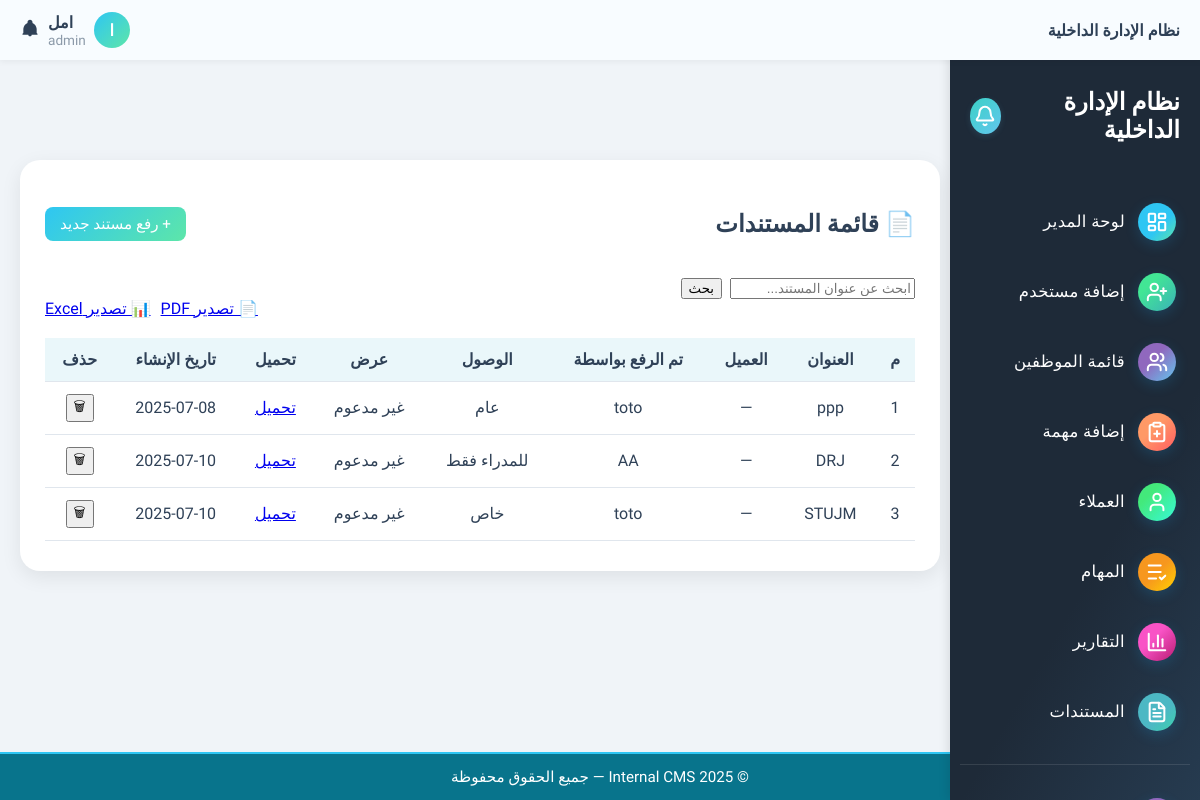
Before: /content/documents/ (signed in) with the older database file.
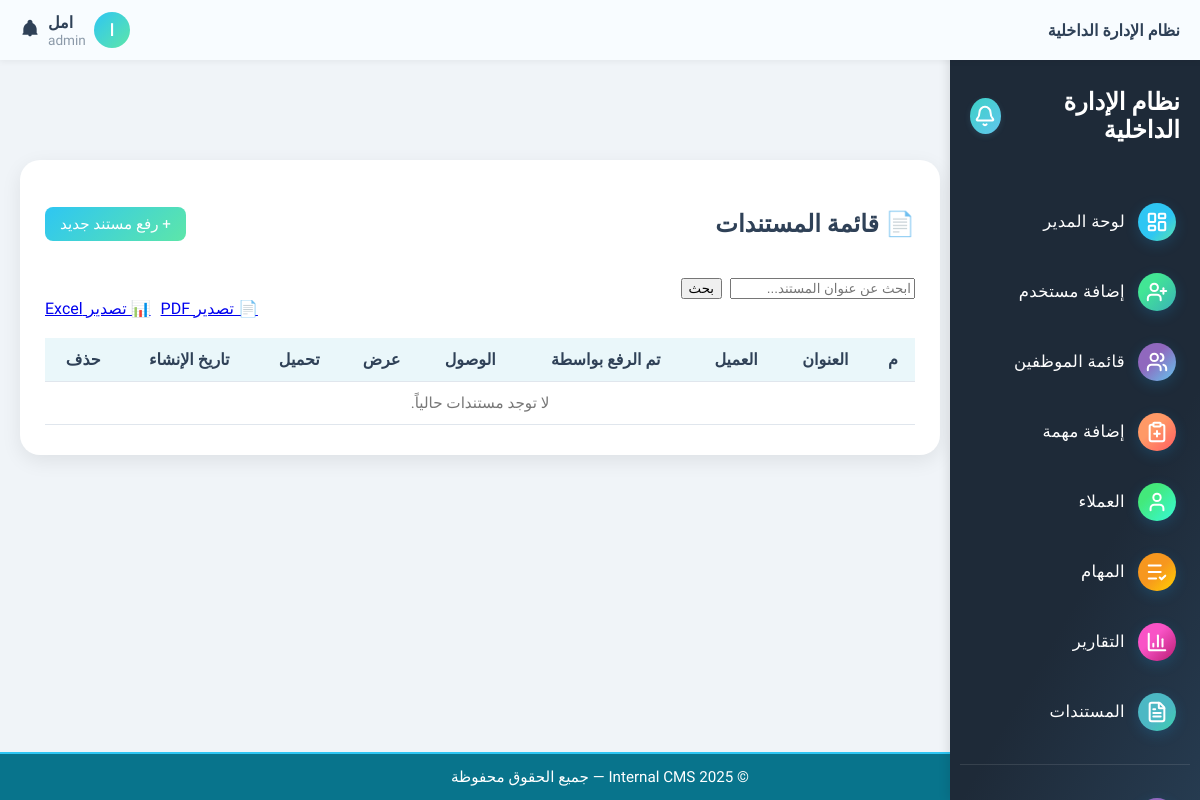
After: the same page with the newer database file.
### core/role.py (models this page shows, shortened)
class Role(models.Model):
    name = models.CharField(max_length=50, unique=True)
    description = models.TextField(blank=True)

### content/models.py (models this page shows, shortened)
class Document(models.Model):
    ACCESS_CHOICES = [
        ('public', 'عام'),
        ('private', 'خاص'),
        ('restricted', 'مقيّد'),
        ('admin_only', 'للمدراء فقط'),
        ('client_shared', 'مشترك مع عميل'),
    ]
    title = models.CharField(max_length=255)
    file_url = models.URLField(max_length=1024, blank=True, null=True)
    file_path = models.CharField(max_length=512, blank=True, null=True)
    uploaded_by = models.ForeignKey(User, on_delete=models.SET_NULL, null=True)
    client = models.ForeignKey(Client, on_delete=models.SET_NULL, null=True, blank=True)
    access_level = models.CharField(max_length=20, choices=ACCESS_CHOICES, default='private')
    allowed_users = models.ManyToManyField(User, blank=True, related_name='permitted_documents')  # خاص بالمقيد
    created_at = models.DateTimeField(auto_now_add=True)
    def can_view(self, user):
        role = getattr(user.userprofile.role, 'name', None)
        if role == 'admin':
            return True
    def can_delete(self, user):
        role = getattr(user.userprofile.role, 'name', None)
        if role == 'admin':
            return True
        if self.access_level in ['private', 'restricted', 'client_shared']:
            return self.uploaded_by == user
        return False

### content/views.py (the view)
# urls.py: path('documents/', document_list_view, name='document_list'),
@login_required
def document_list_view(request):
    user = request.user
    role = getattr(user.userprofile.role, 'name', None)
    all_documents = Document.objects.all()
    documents = [doc for doc in all_documents if doc.can_view(user)]
    query = request.GET.get('q', '')
    if query:
        documents = [doc for doc in documents if query.lower() in doc.title.lower()]
    for doc in documents:
        doc.can_download = doc.can_view(user)
        doc.can_delete = doc.can_delete(user)
        if doc.file_url:
            extension = doc.file_url.lower().split('.')[-1]
            doc.is_image = extension in ['jpg', 'jpeg', 'png', 'gif']
            doc.is_pdf = extension == 'pdf'
        else:
            doc.is_image = False
            doc.is_pdf = False
    return render(request, 'content/document_list.html', {
        'documents': documents,
        'role': role,
        'is_admin': role == 'admin',
        'query': query,
    })

### core/context_processors.py (called while the page is built)
def user_role(request):
    role = None
    if request.user.is_authenticated:
        if hasattr(request.user, 'userprofile'):
            role = request.user.userprofile.role.name
    return {'role': role}

### templates/content/document_list.html (shortened to what this page needs)
{% extends 'base.html' %}
{% block content %}
<div class="documents-container">
  <div class="documents-card">
    <div class="header-row">
      <h2>📄 قائمة المستندات</h2>
      {% if role == 'admin' or role == 'staff' %}
        <a href="{% url 'upload_document' %}" class="add-doc-btn">+ رفع مستند جديد</a>
      {% endif %}
    </div>
<form method="get" class="text-end mb-3">
  <div style="display: inline-flex; gap: 8px;">
    <input type="text" name="q" value="{{ query }}" placeholder="ابحث عن عنوان المستند..." class="form-control" style="max-width: 280px;">
    <button type="submit" class="btn btn-primary">بحث</button>
  </div>
</form>
    <div class="export-buttons">
      <a href="#" class="btn btn-outline-secondary">📄 تصدير PDF</a>
      <a href="#" class="btn btn-outline-success">📊 تصدير Excel</a>
    </div>
    <div class="table-wrapper">
      <table class="documents-table">
        <thead>
          <tr>
            <th>م</th>
            <th>العنوان</th>
            <th>العميل</th>
            <th>تم الرفع بواسطة</th>
            <th>الوصول</th>
            <th>عرض</th>
            <th>تحميل</th>
            <th>تاريخ الإنشاء</th>
            {% if role == 'admin' %}
              <th>حذف</th>
            {% endif %}
          </tr>
        </thead>
        <tbody>
          {% for doc in documents %}
          <tr>
            <td>{{ forloop.counter }}</td>
            <td>{{ doc.title }}</td>
            <td>{{ doc.client|default:"—" }}</td>
            <td>{{ doc.uploaded_by|default:"—" }}</td>
            <td>{{ doc.get_access_level_display }}</td>
            <td>
              {% if doc.can_download and doc.file_url %}
                {% if doc.is_image %}
                  <a href="{{ doc.file_url }}" target="_blank" class="btn btn-outline-info btn-sm">عرض</a>
                {% elif doc.is_pdf %}
                  <a href="{{ doc.file_url }}" target="_blank" class="btn btn-outline-info btn-sm">عرض PDF</a>
                {% else %}
                  <span class="text-muted">غير مدعوم</span>
                {% endif %}
              {% else %}
                <span class="text-muted">غير مصرح</span>
              {% endif %}
            </td>
            <td>
              {% if doc.can_download and doc.file_url %}
                <a href="{{ doc.file_url }}" download class="btn btn-outline-primary btn-sm">تحميل</a>
              {% else %}
                <span class="text-muted">غير مصرح</span>
              {% endif %}
            </td>
            <td>{{ doc.created_at|date:"Y-m-d" }}</td>
            {% if role == 'admin' %}
            <td>
              <button type="button" class="btn btn-danger btn-sm delete-doc-btn" data-doc-id="{{ doc.id }}">🗑</button>
            </td>
            {% endif %}
          </tr>
          {% empty %}
          <tr>
            <td colspan="9" class="empty-row">لا توجد مستندات حالياً.</td>
          </tr>
          {% endfor %}
        </tbody>
      </table>
    </div>
  </div>
</div>
{% endblock %}

### templates/base.html (shortened to what this page needs)
<!DOCTYPE html>
<html lang="ar" dir="rtl">
<head>
<link rel="stylesheet" href="https://cdn.jsdelivr.net/npm/flatpickr/dist/flatpickr.min.css">
  <link href="https://cdn.jsdelivr.net/npm/select2@4.1.0-rc.0/dist/css/select2.min.css" rel="stylesheet" />
</head>
<body>
  <div class="layout-wrapper">
    {% include 'header.html' %}
    <div class="layout-body">
      {% include 'core/sidebar.html' %}
      <div class="main-content">
        {% block content %}{% endblock %}
      </div>
    </div>
    {% include 'footer.html' %}
  </div>
</body>
</html>

### templates/header.html (shortened to what this page needs)
<div class="header">
  <div class="logo">
    <span class="logo-text">نظام الإدارة الداخلية</span>
  </div>
  <div class="user-section">
    <div class="user-top-row">
      <span class="avatar-circle">{{ request.user.first_name|first|upper }}</span>
<div class="user-dropdown">
  <div class="user-info">
    <span class="user-name">{{ request.user.get_full_name }}</span>
    <div class="user-role">{{ role }}</div>
  </div>
</div>
            <div class="notification-icon">
        <svg viewBox="0 0 24 24">
          <path d="M12 2C10.3 2 9 3.3 9 5v1.1C6.2 7.2 4.3 9.9 4 13v5l-1 1v1h18v-1l-1-1v-5c-.3-3.1-2.2-5.8-5-6.9V5c0-1.7-1.3-3-3-3zm0 20c1.1 0 2-.9 2-2h-4c0 1.1.9 2 2 2z"/>
        </svg>
      </div>
    </div>
  </div>
</div>

### templates/core/sidebar.html (shortened to what this page needs)
<aside class="sidebar" id="sidebar">
  <div class="sidebar-header">
    <h2>نظام الإدارة الداخلية</h2>
    <span class="sidebar-alarm">
      <i data-lucide="bell" class="nav-icon"></i>
    </span>
  </div>
  <nav>
    {% if role == "staff" %}
      <a href="{% url 'staff_dashboard' %}">
        <span class="icon-bg icon-blue">
          <i data-lucide="layout-dashboard" class="nav-icon"></i>
        </span>
        <span class="label">لوحة الموظف</span>
      </a>
    {% elif role == "admin" %}
      <a href="{% url 'admin_dashboard' %}">
        <span class="icon-bg icon-blue">
          <i data-lucide="layout-dashboard" class="nav-icon"></i>
        </span>
        <span class="label">لوحة المدير</span>
      </a>
    {% endif %}
    {% if role == "admin" %}
      <a href="{% url 'add_user' %}">
        <span class="icon-bg icon-green">
          <i data-lucide="user-plus" class="nav-icon"></i>
        </span>
        <span class="label">إضافة مستخدم</span>
      </a>
      <a href="{% url 'staff_list' %}">
        <span class="icon-bg icon-purple">
          <i data-lucide="users" class="nav-icon"></i>
        </span>
        <span class="label">قائمة الموظفين</span>
      </a>
      <a href="{% url 'add_task' %}">
        <span class="icon-bg icon-orange">
          <i data-lucide="clipboard-plus" class="nav-icon"></i>
        </span>
        <span class="label">إضافة مهمة</span>
      </a>
    {% endif %}
    <a href="{% url 'client_list' %}">
      <span class="icon-bg icon-cyan">
        <i data-lucide="user" class="nav-icon"></i>
      </span>
      <span class="label">العملاء</span>
    </a>
    <a href="{% url 'task_list' %}">
      <span class="icon-bg icon-yellow">
        <i data-lucide="list-check" class="nav-icon"></i>
      </span>
      <span class="label">المهام</span>
    </a>
    {% if role == "admin" %}
      <a href="{% url 'reports' %}">
        <span class="icon-bg icon-pink">
          <i data-lucide="bar-chart-3" class="nav-icon"></i>
        </span>
        <span class="label">التقارير</span>
      </a>
    {% endif %}
    <a href="{% url 'document_list' %}">
      <span class="icon-bg icon-blue2">
        <i data-lucide="file-text" class="nav-icon"></i>
      </span>
      <span class="label">المستندات</span>
    </a>
    <hr />
    <a href="{% url 'profile' %}">
    </a>
  </nav>
</aside>

### templates/footer.html (shortened to what this page needs)
<footer class="main-footer">
  <p>© 2025 Internal CMS — جميع الحقوق محفوظة</p>
</footer>

### templates/base.html (style rules this page uses)
html, body { height: 100%; margin: 0; padding: 0; overflow-x: hidden; font-family: 'Tajawal', sans-serif; background-color: #F4EFEB; color: #2F4157; display: flex; flex-direction: column; }
.layout-wrapper { display: flex; flex-direction: column; min-height: 100vh; }
.layout-body { display: flex; flex: 1; }
.main-content { flex: 1; margin-right: 240px; padding: 20px; padding-top: 80px; }

### templates/content/document_list.html (style rules this page uses)
body { background-color: #F0F4F8; font-family: 'Tajawal', sans-serif; }
.documents-container { display: flex; justify-content: center; padding-top: 80px; padding-bottom: 40px; }
.documents-card { background: #ffffff; padding: 30px 25px; border-radius: 20px; box-shadow: 0 6px 20px rgba(0, 0, 0, 0.08); width: 100%; max-width: 1000px; color: #2F4157; }
.header-row { display: flex; justify-content: space-between; align-items: center; margin-bottom: 20px; }
.add-doc-btn { background: linear-gradient(135deg, #2EC6F3, #5DE6A9); color: white; padding: 8px 15px; border-radius: 8px; text-decoration: none; font-size: 0.95rem; transition: background 0.3s; }
.export-buttons { display: flex; justify-content: flex-end; gap: 10px; margin-bottom: 20px; }
.table-wrapper { overflow-x: auto; }
.documents-table { width: 100%; border-collapse: collapse; }
.documents-table th, .documents-table td { padding: 12px; text-align: center; border-bottom: 1px solid #e0e6ed; }
.documents-table thead { background-color: #EAF7FA; }
.empty-row { text-align: center; color: #777; font-size: 0.95rem; }

### templates/header.html (style rules this page uses)
.header { background: #f8fcff; color: #2F4157; height: 60px; padding: 0 20px; font-family: 'Tajawal', sans-serif; display: flex; justify-content: space-between; align-items: center; box-shadow: 0 2px 6px rgba(0,0,0,0.05); direction: rtl; position: fixed; top: 0; left: 0; right: 0; z-index: 1000; }
.logo-text { font-size: 1rem; font-weight: 700; }
.user-section { display: flex; flex-direction: column; align-items: flex-end; gap: 4px; }
.user-top-row { display: flex; align-items: center; gap: 8px; }
.notification-icon svg { width: 20px; height: 20px; fill: #2F4157; cursor: pointer; }
.user-name { font-size: 1rem; font-weight: 700; margin: 0; margin-bottom: 0rem; color: #2F4157; }
.avatar-circle { display: flex; align-items: center; justify-content: center; width: 36px; height: 36px; border-radius: 50%; background: linear-gradient(135deg, #2EC6F3, #5DE6A9); color: #fff; font-size: 1rem; font-weight: bold; }
.user-info { display: flex; flex-direction: column; align-items: flex-end; text-align: right; }
.user-role { font-size: 0.85rem; margin: 0; margin-top: 0rem; text-align: right; color: #8c9aa9; }
.user-dropdown { position: relative; display: inline-block; }
.user-info { display: flex; flex-direction: column; align-items: flex-end; cursor: pointer; }

### templates/footer.html (style rules this page uses)
.main-footer { background-color: #08748C; color: white; text-align: center; padding: 14px 10px; font-size: 0.95rem; font-family: 'Tajawal', sans-serif; border-top: 2px solid #2ec6f3; }
.main-footer p { margin: 0; }

Changed rows visible on the page:
removed Document: title "ppp", client "—", uploaded_by "toto", access_level "عام", shows "غير مدعوم", created_at "2025-07-08"
removed Document: title "DRJ", client "—", uploaded_by "AA", access_level "للمدراء فقط", shows "غير مدعوم", created_at "2025-07-10"
removed Document: title "STUJM", client "—", uploaded_by "toto", access_level "خاص", shows "غير مدعوم", created_at "2025-07-10"
Other visible differences:
text now shown: "لا توجد مستندات حالياً."
